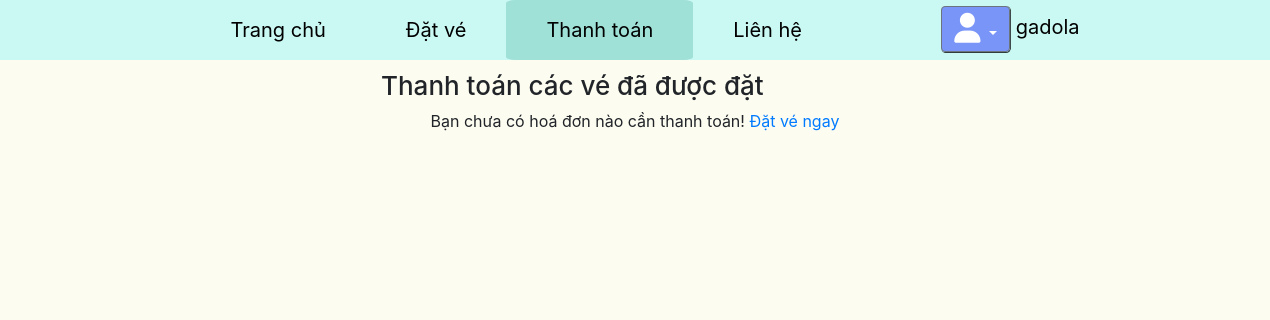
Before: /thanhtoan/ (signed in) with the older database file.
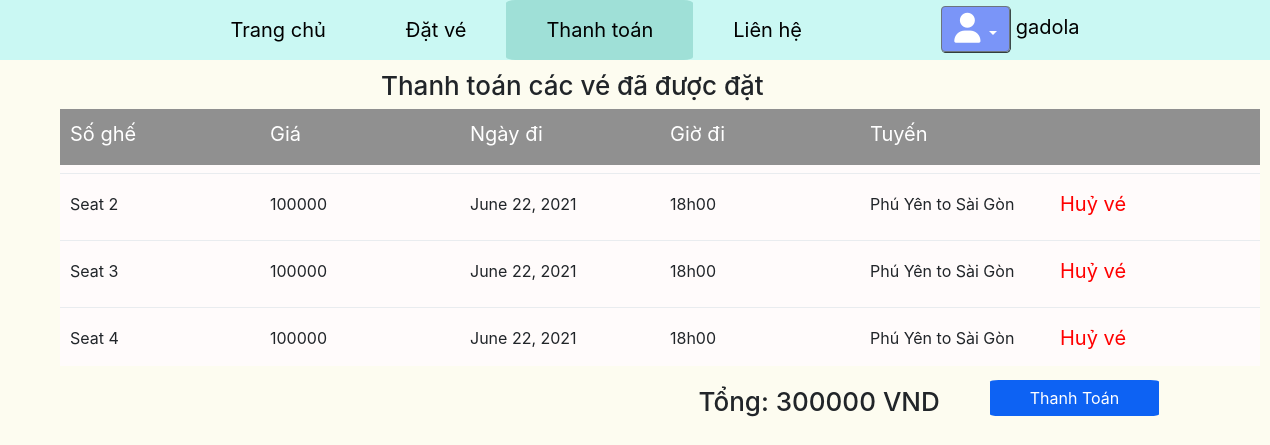
After: the same page with the newer database file.
### core/models.py (models this page shows, shortened)
class BillDetail(models.Model):
    bill = models.ForeignKey(Bill, related_name="bills", on_delete=models.CASCADE)
    ticket = models.ForeignKey(Ticket, related_name="tickets", on_delete=models.CASCADE)
    status = models.CharField(default="", max_length = 50, null=True,blank=True)

class Ticket(models.Model):
    seat = models.IntegerField(choices = SEAT_TICKET_CHOICE)
    cost = models.IntegerField(choices = COST_CHOICE, default = 100000)
    type = models.CharField(choices = TYPE_TICKET_CHOICE, max_length=1, default='N')
    schedule = models.ForeignKey(Schedule, on_delete=models.CASCADE, related_name="schedules")
    status = models.CharField(choices = STATUS_TICKET_CHOICE, default = 'F', max_length = 1)

class Schedule(models.Model):
    train = models.ForeignKey(Train, related_name='trains', on_delete=models.CASCADE)
    start_day = models.DateField(auto_now=False, auto_now_add=False)
    start_time = models.TimeField(choices=TIME_SCHEDULE_CHOICE)
    route = models.ForeignKey(Route, related_name='routes', on_delete=models.CASCADE)
    status = models.CharField(default = "", max_length=50, null=True,blank=True)

class Route(models.Model):
    departure = models.ForeignKey(Station, related_name='stations_departure', on_delete=models.CASCADE)
    destination = models.ForeignKey(Station, related_name='stations_destination', on_delete=models.CASCADE)
    def __str__(self) -> str:
        return self.departure.name + " to " + self.destination.name

class Station(models.Model):
    name = models.CharField(default = "", max_length = 50)
    address = models.CharField(default = "",max_length = 255)

class Bill(models.Model):
    user = models.ForeignKey(User, on_delete = models.CASCADE)
    date = models.DateField(auto_now_add = True)
    total = models.IntegerField(default=100000)
    status = models.CharField(choices = STATUS_BILL_CHOICE, default="UNPAID", max_length=10)

### core/views.py (the view)
# urls.py: path('thanhtoan/',views.thanhToan, name="thanhtoan"),
@login_required
def thanhToan(request):
    bill = Bill.objects.filter(user = request.user, status = 'UNPAID').first()
    if(bill != None):
        bill_details = bill.bills.all()
    else:
        bill_details = None
    context= {
        'bill_details':bill_details,
        'bill':bill,
    }
    return render(request, 'core/thanhtoan.html',context)

### core/templates/core/thanhtoan.html (shortened to what this page needs)
{% extends 'core/base.html' %}
{% load static %}
{% block head %}
<link rel="stylesheet" href="{% static 'css/scss/thanhToan.css' %}">
{% endblock head %}
{% block contain %}
    <h2>Thanh toán các vé đã được đặt</h2>
    {% if bill.id != None %}
        <div class="container_detail colorHeader_menu">
                <p>Số ghế</p>
                <p>Giá</p>
                <p>Ngày đi</p>
                <p>Giờ đi</p>
                <p>Tuyến</p>
                <p></p>
        </div>
        {% for bill_detail in bill_details %}
            <div class="container_detail">
                <div class="dropdown-divider"></div>
                <div class="dropdown-divider"></div>
                <div class="dropdown-divider"></div>
                <div class="dropdown-divider"></div>
                <div class="dropdown-divider"></div>
                <div class="dropdown-divider"></div>
                <p>{{bill_detail.ticket.get_seat_display}}</p>
                <p> {{bill_detail.ticket.cost}}</p>
                <p> {{bill_detail.ticket.schedule.start_day}}</p>
                <p> {{bill_detail.ticket.schedule.get_start_time_display}}</p>
                <p> {{bill_detail.ticket.schedule.route}}</p>
                <a href="{% url 'huyve' bill_detail.id %}"> Huỷ vé</a>
            </div>
        {% endfor %}
        <div class="payment">
            <h2>Tổng: {{bill.total}} VND</h2>
            <buton><a href="{% url 'xulythanhtoan' bill.id %}">Thanh Toán</a><buton>
        </div>
    {% else %}
    <div class="text-center">
        <p>Bạn chưa có hoá đơn nào cần thanh toán! <a href="{% url 'datve' %}">Đặt vé ngay</a></p>
    </div>
    {% endif %}
{% endblock contain %}

Changed rows visible on the page:
added BillDetail: ticket.seat "Seat 2", ticket.cost "100000", ticket.schedule.start_day "June 22, 2021", ticket.schedule.start_time "18h00", ticket.schedule.route "Phú Yên to Sài Gòn"
added BillDetail: ticket.seat "Seat 3", ticket.cost "100000", ticket.schedule.start_day "June 22, 2021", ticket.schedule.start_time "18h00", ticket.schedule.route "Phú Yên to Sài Gòn"
added BillDetail: ticket.seat "Seat 4", ticket.cost "100000", ticket.schedule.start_day "June 22, 2021", ticket.schedule.start_time "18h00", ticket.schedule.route "Phú Yên to Sài Gòn"
added Bill: total "300000"
Other visible differences:
text no longer shown: "Bạn chưa có hoá đơn nào cần thanh toán! Đặt vé ngay"
text now shown: "Số ghế Giá Ngày đi Giờ đi Tuyến Tổng: VND Thanh Toán"
